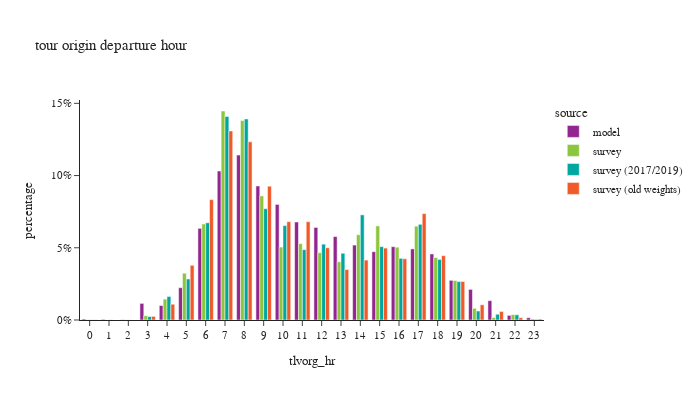

Write notebook code for a chart like this one.
### Code cell
df_plot = df_tour.groupby(['tlvorg_hr','source'])['toexpfac'].agg(sample_count='size', toexpfac='sum').reset_index()
df_plot['percentage'] = df_plot.groupby(['source'], group_keys=False)['toexpfac']. \
    apply(lambda x: x / float(x.sum()))

fig = px.bar(df_plot, x="tlvorg_hr", y="percentage", color="source",
             barmode="group",title="tour origin departure hour",
             hover_data=['toexpfac','sample_count'])
fig.update_layout(height=400, width=700, font=dict(size=11),
                  xaxis = dict(dtick = 1, categoryorder='category ascending'),
                  yaxis=dict(tickformat=".0%"))
fig.show()

### Figure 1 — Plotly figure (JSON) as saved in the notebook; plotly's stock layout.template omitted (floating-point values rounded to 4 significant figures)
{"data": [{"alignmentgroup": "True", "customdata": [[2037.0, 2037.0], [1355.0, 1355.0], [523.0, 523.0], [36390.0, 36390.0], [31750.0, 31750.0], [70820.0, 70820.0], [200800.0, 200800.0], [326500.0, 326500.0], [361400.0, 361400.0], [293700.0, 293700.0], [253300.0, 253300.0], [214800.0, 214800.0], [202800.0, 202800.0], [182900.0, 182900.0], [164200.0, 164200.0], [149700.0, 149700.0], [160700.0, 160700.0], [155800.0, 155800.0], [144800.0, 144800.0], [86920.0, 86920.0], [67100.0, 67100.0], [42410.0, 42410.0], [10140.0, 10140.0], [4934.0, 4934.0]], "hovertemplate": "source=model<br>tlvorg_hr=%{x}<br>percentage=%{y}<br>toexpfac=%{customdata[0]}<br>sample_count=%{customdata[1]}<extra></extra>", "legendgroup": "model", "marker": {"color": "#91268F", "pattern": {"shape": ""}}, "name": "model", "offsetgroup": "model", "orientation": "v", "showlegend": true, "textposition": "auto", "type": "bar", "x": [0, 1, 2, 3, 4, 5, 6, 7, 8, 9, 10, 11, 12, 13, 14, 15, 16, 17, 18, 19, 20, 21, 22, 23], "xaxis": "x", "y": [0.0006434, 0.000428, 0.0001652, 0.0115, 0.01003, 0.02237, 0.06344, 0.1031, 0.1142, 0.09277, 0.08001, 0.06784, 0.06407, 0.05776, 0.05187, 0.0473, 0.05076, 0.04922, 0.04573, 0.02746, 0.0212, 0.01339, 0.003204, 0.001559], "yaxis": "y"}, {"alignmentgroup": "True", "customdata": [[943.1, 3.0], [398.4, 2.0], [716.8, 3.0], [17320.0, 25.0], [84800.0, 78.0], [189800.0, 191.0], [389400.0, 553.0], [847700.0, 1232.0], [808700.0, 1310.0], [503400.0, 873.0], [295800.0, 740.0], [310000.0, 625.0], [273000.0, 650.0], [236300.0, 564.0], [345900.0, 602.0], [381700.0, 629.0], [295300.0, 576.0], [380600.0, 738.0], [253200.0, 539.0], [160100.0, 361.0], [47430.0, 149.0], [9964.0, 72.0], [21870.0, 32.0], [4652.0, 10.0]], "hovertemplate": "source=survey<br>tlvorg_hr=%{x}<br>percentage=%{y}<br>toexpfac=%{customdata[0]}<br>sample_count=%{customdata[1]}<extra></extra>", "legendgroup": "survey", "marker": {"color": "#8CC63E", "pattern": {"shape": ""}}, "name": "survey", "offsetgroup": "survey", "orientation": "v", "showlegend": true, "textposition": "auto", "type": "bar", "x": [0, 1, 2, 3, 4, 5, 6, 7, 8, 9, 10, 11, 12, 13, 14, 15, 16, 17, 18, 19, 20, 21, 22, 23], "xaxis": "x", "y": [0.000161, 6.8e-05, 0.0001224, 0.002956, 0.01447, 0.0324, 0.06646, 0.1447, 0.138, 0.08592, 0.05049, 0.0529, 0.04659, 0.04033, 0.05903, 0.06515, 0.0504, 0.06496, 0.04321, 0.02732, 0.008095, 0.001701, 0.003733, 0.000794], "yaxis": "y"}, {"alignmentgroup": "True", "customdata": [[520.4, 2.0], [587.8, 2.0], [322.7, 3.0], [12140.0, 24.0], [82940.0, 75.0], [144700.0, 180.0], [343100.0, 528.0], [718000.0, 1195.0], [709300.0, 1266.0], [392700.0, 832.0], [333100.0, 715.0], [248100.0, 591.0], [267600.0, 621.0], [235500.0, 534.0], [371000.0, 579.0], [258800.0, 604.0], [217600.0, 551.0], [337500.0, 708.0], [213800.0, 516.0], [135500.0, 342.0], [31680.0, 144.0], [20300.0, 69.0], [18290.0, 30.0], [2206.0, 7.0]], "hovertemplate": "source=survey (2017/2019)<br>tlvorg_hr=%{x}<br>percentage=%{y}<br>toexpfac=%{customdata[0]}<br>sample_count=%{customdata[1]}<extra></extra>", "legendgroup": "survey (2017/2019)", "marker": {"color": "#00A7A0", "pattern": {"shape": ""}}, "name": "survey (2017/2019)", "offsetgroup": "survey (2017/2019)", "orientation": "v", "showlegend": true, "textposition": "auto", "type": "bar", "x": [0, 1, 2, 3, 4, 5, 6, 7, 8, 9, 10, 11, 12, 13, 14, 15, 16, 17, 18, 19, 20, 21, 22, 23], "xaxis": "x", "y": [0.0001021, 0.0001154, 6.333e-05, 0.002383, 0.01628, 0.0284, 0.06733, 0.1409, 0.1392, 0.07707, 0.06538, 0.0487, 0.05252, 0.04623, 0.07281, 0.0508, 0.0427, 0.06624, 0.04195, 0.0266, 0.006217, 0.003985, 0.00359, 0.0004329], "yaxis": "y"}, {"alignmentgroup": "True", "customdata": [[818.5, 8.0], [72.75, 4.0], [13910.0, 47.0], [60840.0, 193.0], [210800.0, 614.0], [463800.0, 1742.0], [728600.0, 3462.0], [686400.0, 3437.0], [515600.0, 2078.0], [378800.0, 1390.0], [378700.0, 1253.0], [278400.0, 1252.0], [194400.0, 1004.0], [230800.0, 927.0], [277100.0, 1021.0], [235900.0, 1105.0], [410000.0, 1314.0], [248000.0, 1373.0], [148300.0, 880.0], [58630.0, 418.0], [32950.0, 185.0], [9025.0, 61.0], [3630.0, 18.0]], "hovertemplate": "source=survey (old weights)<br>tlvorg_hr=%{x}<br>percentage=%{y}<br>toexpfac=%{customdata[0]}<br>sample_count=%{customdata[1]}<extra></extra>", "legendgroup": "survey (old weights)", "marker": {"color": "#F05A28", "pattern": {"shape": ""}}, "name": "survey (old weights)", "offsetgroup": "survey (old weights)", "orientation": "v", "showlegend": true, "textposition": "auto", "type": "bar", "x": [0, 2, 3, 4, 5, 6, 7, 8, 9, 10, 11, 12, 13, 14, 15, 16, 17, 18, 19, 20, 21, 22, 23], "xaxis": "x", "y": [0.0001471, 1.307e-05, 0.002499, 0.01093, 0.03788, 0.08333, 0.1309, 0.1233, 0.09264, 0.06805, 0.06805, 0.05002, 0.03493, 0.04147, 0.04979, 0.04239, 0.07367, 0.04455, 0.02665, 0.01054, 0.00592, 0.001622, 0.0006522], "yaxis": "y"}], "layout": {"barmode": "group", "font": {"size": 11}, "height": 400, "legend": {"title": {"text": "source"}, "tracegroupgap": 0}, "title": {"text": "tour origin departure hour"}, "width": 700, "xaxis": {"anchor": "y", "categoryorder": "category ascending", "domain": [0.0, 1.0], "dtick": 1, "title": {"text": "tlvorg_hr"}}, "yaxis": {"anchor": "x", "domain": [0.0, 1.0], "tickformat": ".0%", "title": {"text": "percentage"}}}}
